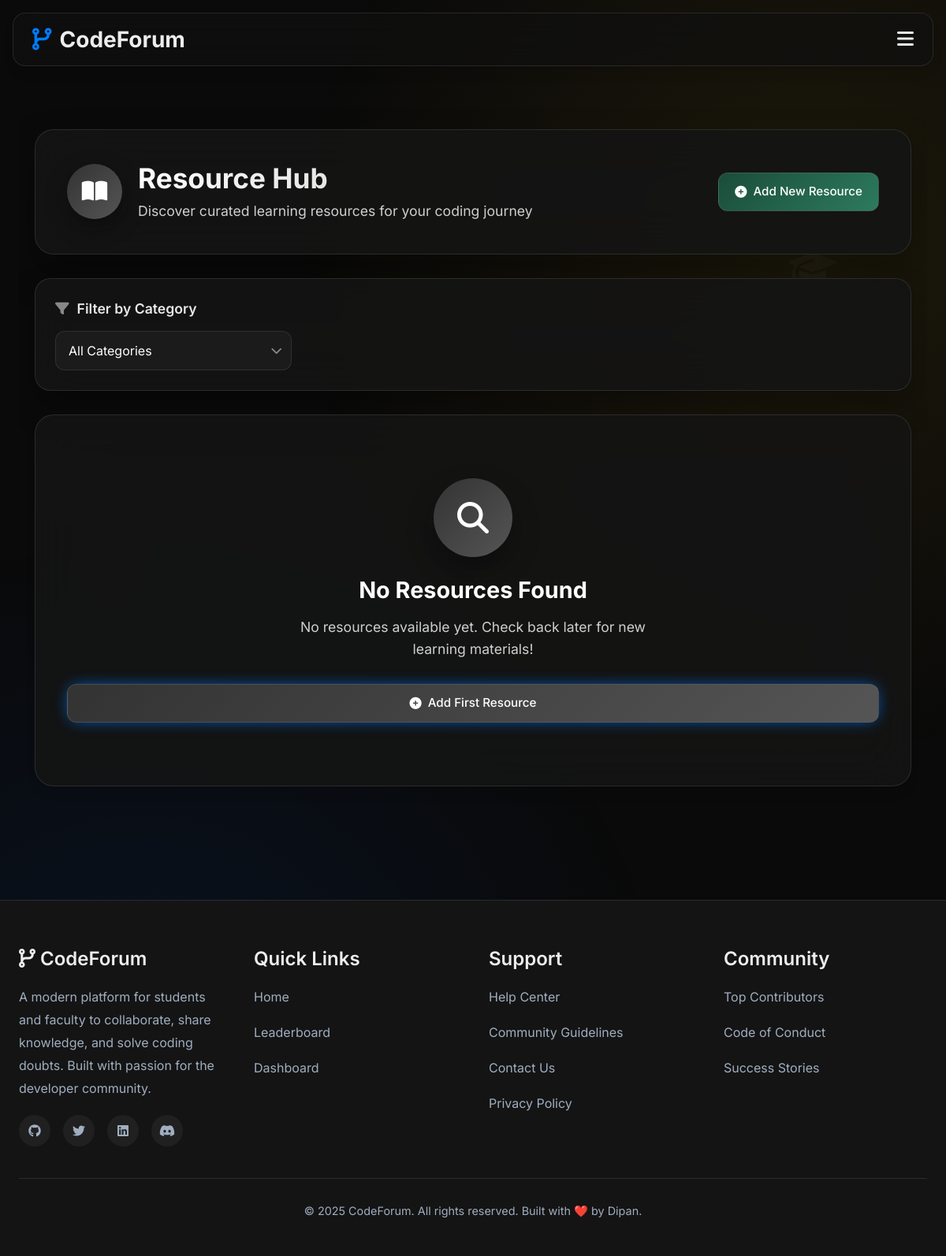
Before: /resources/ (signed in) with the older database file.
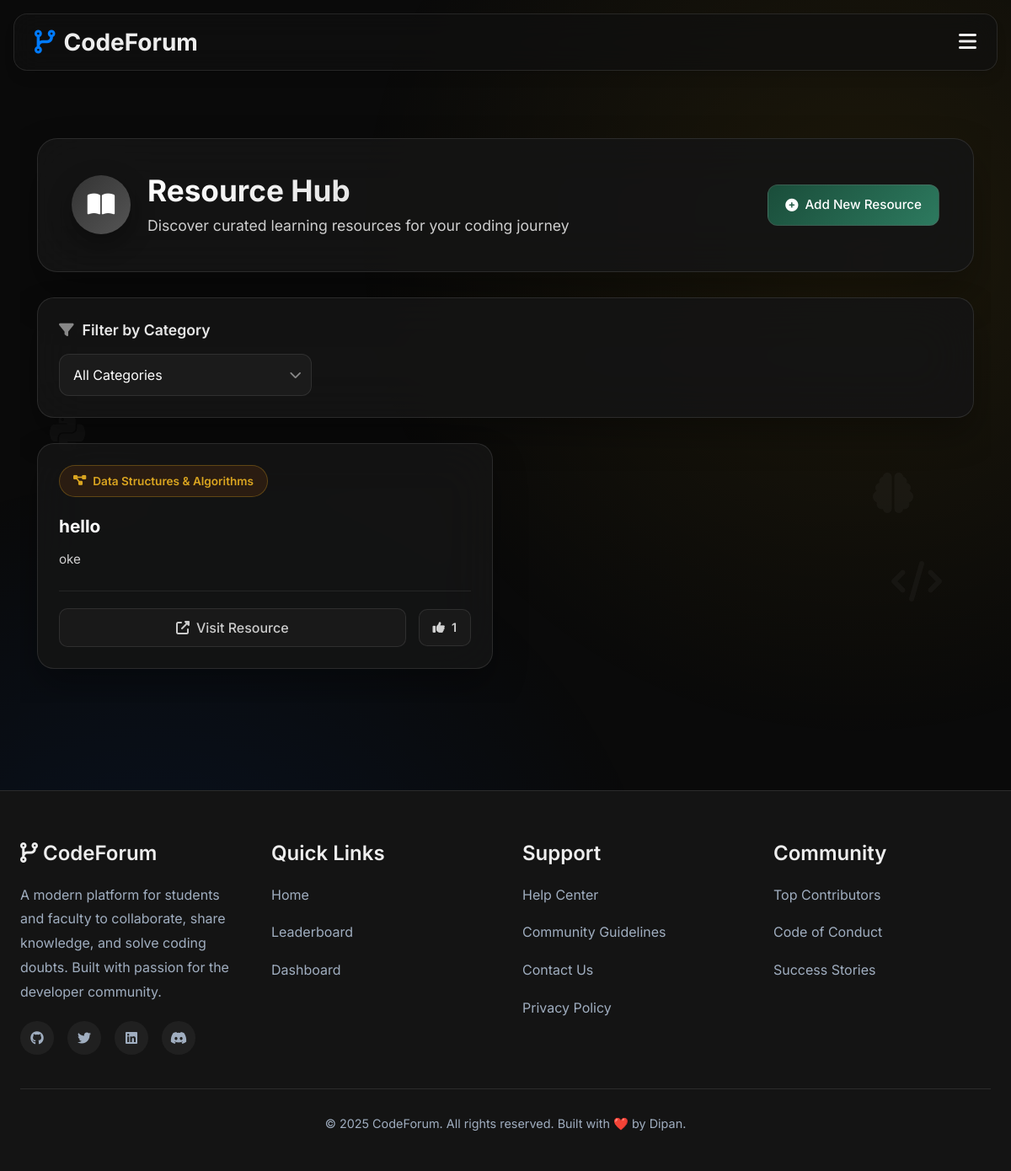
After: the same page with the newer database file.
### forum/models.py (models this page shows, shortened)
class Resource(models.Model):
    CATEGORY_CHOICES = [
        ('DSA', 'Data Structures & Algorithms'),
        ('WEB', 'Web Development'),
        ('ML', 'Machine Learning'),
        ('PY', 'Python'),
        ('JAVA', 'Java'),
        ('OTH', 'Other'),
    ]
    title = models.CharField(max_length=200)
    description = models.TextField()
    link = models.URLField()
    category = models.CharField(max_length=10, choices=CATEGORY_CHOICES)
    added_by = models.ForeignKey(User, on_delete=models.CASCADE)
    created_at = models.DateTimeField(auto_now_add=True)
    upvotes = models.ManyToManyField(User, related_name='resource_upvotes', blank=True)
    def total_upvotes(self):
        return self.upvotes.count()

### forum/views.py (the view)
# urls.py: path('resources/', views.resource_list, name='resource_list'),
def resource_list(request):
    category_filter = request.GET.get('category')
    if category_filter:
        resources = Resource.objects.filter(category=category_filter).order_by('-created_at')
    else:
        resources = Resource.objects.all().order_by('-created_at')
    return render(request, 'forum/resource_list.html', {'resources': resources})

### forum/templates/forum/resource_list.html (shortened to what the changed rows need)
{% extends 'forum/base.html' %}
{% block content %}
<div class="resource-hub-container fade-in">
    <div class="resource-hub-wrapper">
        <div class="resource-header glass-card">
            <div class="header-content">
                <div class="header-left">
                    <div class="header-text">
                        <h2 class="resource-title">Resource Hub</h2>
                    </div>
                </div>
            </div>
        </div>
        <div class="resources-container">
            {% if resources %}
                <div class="resources-grid">
                    {% for resource in resources %}
                        <div class="resource-card glass-card slide-in" style="animation-delay: {{ forloop.counter0|floatformat:1 }}s">
                            <div class="resource-card-header">
                                <div class="resource-category">
                                    <div class="category-badge category-{{ resource.category|lower }}">
                                        {% if resource.category == 'DSA' %}
                                            <i class="fas fa-project-diagram"></i>
                                        {% elif resource.category == 'WEB' %}
                                            <i class="fas fa-globe"></i>
                                        {% elif resource.category == 'ML' %}
                                            <i class="fas fa-brain"></i>
                                        {% elif resource.category == 'PY' %}
                                            <i class="fab fa-python"></i>
                                        {% elif resource.category == 'JAVA' %}
                                            <i class="fab fa-java"></i>
                                        {% else %}
                                            <i class="fas fa-code"></i>
                                        {% endif %}
                                        <span>{{ resource.get_category_display }}</span>
                                    </div>
                                </div>
                            </div>
                            <div class="resource-card-content">
                                <h3 class="resource-card-title">{{ resource.title }}</h3>
                                <p class="resource-description">{{ resource.description }}</p>
                            </div>
                            <div class="resource-card-footer">
                                <div class="resource-actions">
                                    <a href="{{ resource.link }}" target="_blank" class="resource-link">
                                        <i class="fas fa-external-link-alt"></i>
                                        <span>Visit Resource</span>
                                    </a>
                                    <form method="post" action="{% url 'upvote_resource' resource.id %}" class="upvote-form">
                                        <button type="submit" class="upvote-btn {% if user in resource.upvotes.all %}upvoted{% endif %}">
                                            <i class="fas fa-thumbs-up"></i>
                                            <span class="upvote-count">{{ resource.total_upvotes }}</span>
                                        </button>
                                    </form>
                                </div>
                            </div>
                        </div>
                    {% endfor %}
                </div>
            {% else %}
                <div class="empty-state glass-card">
                    <div class="empty-icon">
                        <i class="fas fa-search"></i>
                    </div>
                    <h3 class="empty-title">No Resources Found</h3>
                    <p class="empty-description">
                        {% if request.GET.category %}
                            No resources found in this category. Try selecting a different category or browse all resources.
                        {% else %}
                            No resources available yet. Check back later for new learning materials!
                        {% endif %}
                    </p>
                    {% if user.is_authenticated and user.role == 'faculty' %}
                        <a href="{% url 'add_resource' %}" class="modern-btn btn-primary empty-cta">
                            <i class="fas fa-plus-circle"></i>
                            <span>Add First Resource</span>
                        </a>
                    {% endif %}
                </div>
            {% endif %}
        </div>
    </div>
    <div class="resource-background-elements">
        <div class="floating-element element-2">
            <i class="fas fa-graduation-cap"></i>
        </div>
        <div class="floating-element element-4">
            <i class="fas fa-code"></i>
        </div>
        <div class="floating-element element-5">
            <i class="fab fa-python"></i>
        </div>
        <div class="floating-element element-6">
            <i class="fas fa-brain"></i>
        </div>
    </div>
</div>
{% endblock %}

Changed rows visible on the page:
added Resource: category "Data Structures & Algorithms", title "hello", description "oke", total_upvotes "1"
Other visible differences:
text no longer shown: "No Resources Found No resources available yet. Check back later for new learning materials! Add First Resource"
